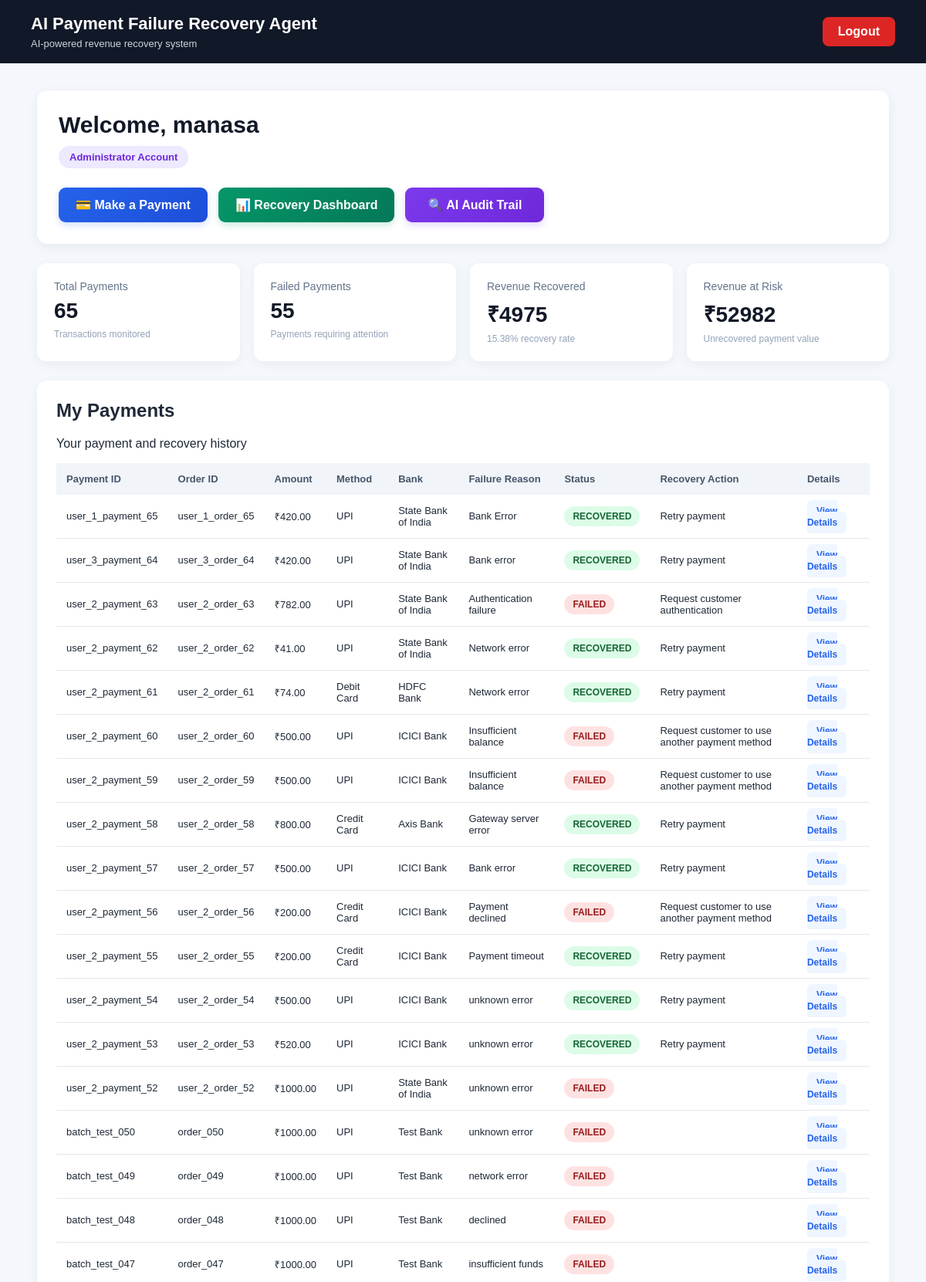
The app's page / (signed in, upper part) with its own data.
### payments/models.py (models this page shows, shortened)
class Payment(models.Model):
    user = models.ForeignKey(
        User,
        on_delete=models.CASCADE,
        null=True,
        blank=True,
        related_name="payments"
    )
    payment_id = models.CharField(
        max_length=255,
        unique=True
    )
    order_id = models.CharField(
        max_length=100,
        blank=True,
        null=True
    )
    amount = models.DecimalField(
        max_digits=12,
        decimal_places=2,
        default=0
    )
    payment_method = models.CharField(
        max_length=100,
        blank=True,
        null=True
    )
    bank = models.CharField(
        max_length=100,
        blank=True,
        null=True
    )
    failure_type = models.CharField(
        max_length=100,
        blank=True,
        null=True
    )
    failure_reason = models.CharField(
        max_length=255,
        blank=True,
        null=True
    )
    cancellation_reason = models.CharField(
        max_length=100,
        blank=True,
        null=True
    )
    status = models.CharField(
        max_length=50,
        default="FAILED"
    )
    retry_count = models.PositiveIntegerField(
        default=0
    )
    ai_diagnosis = models.TextField(
        blank=True,
        null=True
    )
    ai_confidence = models.FloatField(
        blank=True,
        null=True
    )
    recovery_action = models.CharField(
        max_length=255,
        blank=True,
        null=True
    )
    recovery_result = models.TextField(
        blank=True,
        null=True
    )
    revenue_recovered = models.DecimalField(
        max_digits=12,
        decimal_places=2,
        default=0
    )
    created_at = models.DateTimeField(
        auto_now_add=True
    )
    updated_at = models.DateTimeField(
        auto_now=True
    )

### payments/views.py (the view)
@login_required
def home(request):
    return dashboard(request)

### payments/templates/payments/dashboard.html (shortened to what this page needs)
<!DOCTYPE html>
<html lang="en">
<head>
</head>
<body>
<header class="top-header">
    <div>
        <div class="brand">
            AI Payment Failure Recovery Agent
        </div>
        <div class="brand-subtitle">
            AI-powered revenue recovery system
        </div>
    </div>
    <a href="{% url 'logout' %}" class="logout-btn">
        Logout
    </a>
</header>
<div class="container">
    <section class="welcome-section">
        <h1>
            Welcome, {{ current_user.username }}
        </h1>
        {% if is_admin %}
            <span class="admin-badge">
                Administrator Account
            </span>
        {% else %}
            <p>
                Your personal payment dashboard
            </p>
        {% endif %}
        <div class="dashboard-actions">
            <a href="{% url 'make_payment' %}"
               class="action-btn payment-btn">
                💳 Make a Payment
            </a>
            {% if is_admin %}
                <a href="{% url 'recovery_dashboard' %}"
                   class="action-btn recovery-btn">
                    📊 Recovery Dashboard
                </a>
                <a href="{% url 'audit_trail' %}"
                   class="action-btn audit-btn">
                    🔍 AI Audit Trail
                </a>
            {% endif %}
        </div>
    </section>
    <div class="stats-grid">
        <div class="stat-card">
            <div class="stat-title">Total Payments</div>
            <div class="stat-value">
                {{ total_payments }}
            </div>
            <div class="stat-description">
                Transactions monitored
            </div>
        </div>
        <div class="stat-card">
            <div class="stat-title">Failed Payments</div>
            <div class="stat-value">
                {{ failed_payments }}
            </div>
            <div class="stat-description">
                Payments requiring attention
            </div>
        </div>
        <div class="stat-card">
            <div class="stat-title">Revenue Recovered</div>
            <div class="stat-value">
                ₹{{ revenue_recovered }}
            </div>
            <div class="stat-description">
                {{ recovery_rate }}% recovery rate
            </div>
        </div>
        <div class="stat-card">
            <div class="stat-title">Revenue at Risk</div>
            <div class="stat-value">
                ₹{{ revenue_at_risk }}
            </div>
            <div class="stat-description">
                Unrecovered payment value
            </div>
        </div>
    </div>
    <div class="card">
        <h2>My Payments</h2>
        <p>
            Your payment and recovery history
        </p>
        <div class="table-wrapper">
            <table>
                <thead>
                    <tr>
                        <th>Payment ID</th>
                        <th>Order ID</th>
                        <th>Amount</th>
                        <th>Method</th>
                        <th>Bank</th>
                        <th>Failure Reason</th>
                        <th>Status</th>
                        <th>Recovery Action</th>
                        <th>Details</th>
                    </tr>
                </thead>
                <tbody>
                {% for payment in payments %}
                    <tr>
                        <td>{{ payment.payment_id }}</td>
                        <td>{{ payment.order_id }}</td>
                        <td>₹{{ payment.amount }}</td>
                        <td>{{ payment.payment_method }}</td>
                        <td>{{ payment.bank }}</td>
                        <td>{{ payment.failure_reason }}</td>
                        <td>
                            {% if payment.status == "RECOVERED" %}
                                <span class="status status-recovered">
                                    RECOVERED
                                </span>
                            {% else %}
                                <span class="status status-failed">
                                    FAILED
                                </span>
                            {% endif %}
                        </td>
                        <td>
                            {{ payment.recovery_action }}
                        </td>
                        <td>
                            <a href="{% url 'payment_result' payment.id %}"
                               class="details-btn">
                                View Details
                            </a>
                        </td>
                    </tr>
                {% endfor %}
                </tbody>
            </table>
        </div>
    </div>
</div>
</body>
</html>

### payments/templates/payments/dashboard.html (style rules this page uses)
* { box-sizing: border-box; }
body { margin: 0; font-family: Arial, Helvetica, sans-serif; background: #f4f7fb; color: #1f2937; }
a { text-decoration: none; }
.top-header { background: #111827; color: white; padding: 18px 40px; display: flex; justify-content: space-between; align-items: center; gap: 20px; flex-wrap: wrap; }
.brand { font-size: 22px; font-weight: 700; }
.brand-subtitle { margin-top: 5px; font-size: 13px; color: #cbd5e1; }
.logout-btn { background: #dc2626; color: white; padding: 10px 20px; border-radius: 8px; font-weight: bold; }
.container { width: 92%; max-width: 1250px; margin: 35px auto; }
.welcome-section { background: white; padding: 28px; border-radius: 14px; margin-bottom: 25px; box-shadow: 0 4px 15px rgba(0,0,0,0.06); }
.welcome-section h1 { margin: 0; color: #111827; font-size: 30px; }
.admin-badge { display: inline-block; margin-top: 10px; padding: 7px 14px; border-radius: 20px; background: #ede9fe; color: #6d28d9; font-size: 13px; font-weight: bold; }
.dashboard-actions { display: flex; gap: 14px; flex-wrap: wrap; margin-top: 25px; }
.action-btn { min-width: 180px; padding: 13px 22px; border-radius: 9px; color: white; font-weight: bold; text-align: center; transition: 0.2s; }
.payment-btn { background: linear-gradient(135deg, #2563eb, #1d4ed8); box-shadow: 0 4px 10px rgba(37,99,235,.2); }
.recovery-btn { background: linear-gradient(135deg, #059669, #047857); box-shadow: 0 4px 10px rgba(5,150,105,.2); }
.audit-btn { background: linear-gradient(135deg, #7c3aed, #6d28d9); box-shadow: 0 4px 10px rgba(124,58,237,.2); }
.stats-grid { display: grid; grid-template-columns: repeat(4, 1fr); gap: 18px; margin-bottom: 25px; }
.stat-card { background: white; padding: 22px; border-radius: 12px; box-shadow: 0 4px 15px rgba(0,0,0,.05); }
.stat-title { color: #64748b; font-size: 14px; }
.stat-value { margin-top: 8px; font-size: 28px; font-weight: bold; color: #111827; }
.stat-description { margin-top: 7px; color: #94a3b8; font-size: 12px; }
.card { background: white; border-radius: 14px; padding: 25px; margin-bottom: 25px; box-shadow: 0 4px 15px rgba(0,0,0,.05); }
.card h2 { margin-top: 0; }
.table-wrapper { width: 100%; overflow-x: auto; }
table { width: 100%; min-width: 950px; border-collapse: collapse; }
th { background: #f1f5f9; color: #475569; padding: 13px; text-align: left; font-size: 13px; }
td { padding: 13px; border-bottom: 1px solid #e5e7eb; font-size: 13px; }
.status { display: inline-block; padding: 6px 11px; border-radius: 20px; font-size: 12px; font-weight: bold; }
.status-recovered { background: #dcfce7; color: #166534; }
.status-failed { background: #fee2e2; color: #991b1b; }
.details-btn { background: #eff6ff; color: #2563eb; padding: 7px 12px; border-radius: 6px; font-size: 12px; font-weight: bold; }

### records on screen
Payment: payment_id "user_1_payment_65", order_id "user_1_order_65", amount "420.00", payment_method "UPI", bank "State Bank of India", failure_reason "Bank Error", status "RECOVERED", recovery_action "Retry payment"
Payment: payment_id "user_3_payment_64", order_id "user_3_order_64", amount "420.00", payment_method "UPI", bank "State Bank of India", failure_reason "Bank error", status "RECOVERED", recovery_action "Retry payment"
Payment: payment_id "user_2_payment_63", order_id "user_2_order_63", amount "782.00", payment_method "UPI", bank "State Bank of India", failure_reason "Authentication failure", status "FAILED", recovery_action "Request customer authentication"
Payment: payment_id "user_2_payment_62", order_id "user_2_order_62", amount "41.00", payment_method "UPI", bank "State Bank of India", failure_reason "Network error", status "RECOVERED", recovery_action "Retry payment"
Payment: payment_id "user_2_payment_61", order_id "user_2_order_61", amount "74.00", payment_method "Debit Card", bank "HDFC Bank", failure_reason "Network error", status "RECOVERED", recovery_action "Retry payment"
Payment: payment_id "user_2_payment_60", order_id "user_2_order_60", amount "500.00", payment_method "UPI", bank "ICICI Bank", failure_reason "Insufficient balance", status "FAILED", recovery_action "Request customer to use another payment method"
Payment: payment_id "user_2_payment_59", order_id "user_2_order_59", amount "500.00", payment_method "UPI", bank "ICICI Bank", failure_reason "Insufficient balance", status "FAILED", recovery_action "Request customer to use another payment method"
Payment: payment_id "user_2_payment_58", order_id "user_2_order_58", amount "800.00", payment_method "Credit Card", bank "Axis Bank", failure_reason "Gateway server error", status "RECOVERED", recovery_action "Retry payment"
Payment: payment_id "user_2_payment_57", order_id "user_2_order_57", amount "500.00", payment_method "UPI", bank "ICICI Bank", failure_reason "Bank error", status "RECOVERED", recovery_action "Retry payment"
Payment: payment_id "user_2_payment_56", order_id "user_2_order_56", amount "200.00", payment_method "Credit Card", bank "ICICI Bank", failure_reason "Payment declined", status "FAILED", recovery_action "Request customer to use another payment method"
Payment: payment_id "user_2_payment_55", order_id "user_2_order_55", amount "200.00", payment_method "Credit Card", bank "ICICI Bank", failure_reason "Payment timeout", status "RECOVERED", recovery_action "Retry payment"
Payment: payment_id "user_2_payment_54", order_id "user_2_order_54", amount "500.00", payment_method "UPI", bank "ICICI Bank", failure_reason "unknown error", status "RECOVERED", recovery_action "Retry payment"
Payment: payment_id "user_2_payment_53", order_id "user_2_order_53", amount "520.00", payment_method "UPI", bank "ICICI Bank", failure_reason "unknown error", status "RECOVERED", recovery_action "Retry payment"
Payment: payment_id "user_2_payment_52", order_id "user_2_order_52", amount "1000.00", payment_method "UPI", bank "State Bank of India", failure_reason "unknown error", status "FAILED"
Payment: payment_id "batch_test_050", order_id "order_050", amount "1000.00", payment_method "UPI", bank "Test Bank", failure_reason "unknown error", status "FAILED"
Payment: payment_id "batch_test_049", order_id "order_049", amount "1000.00", payment_method "UPI", bank "Test Bank", failure_reason "network error", status "FAILED"
Payment: payment_id "batch_test_048", order_id "order_048", amount "1000.00", payment_method "UPI", bank "Test Bank", failure_reason "declined", status "FAILED"
Payment: payment_id "batch_test_047", order_id "order_047", amount "1000.00", payment_method "UPI", bank "Test Bank", failure_reason "insufficient funds", status "FAILED"

### other values on screen
{{ current_user.username }} "manasa"
{{ total_payments }} "65"
{{ failed_payments }} "55"
{{ revenue_recovered }} "4975"
{{ recovery_rate }} "15.38"
{{ revenue_at_risk }} "52982"
